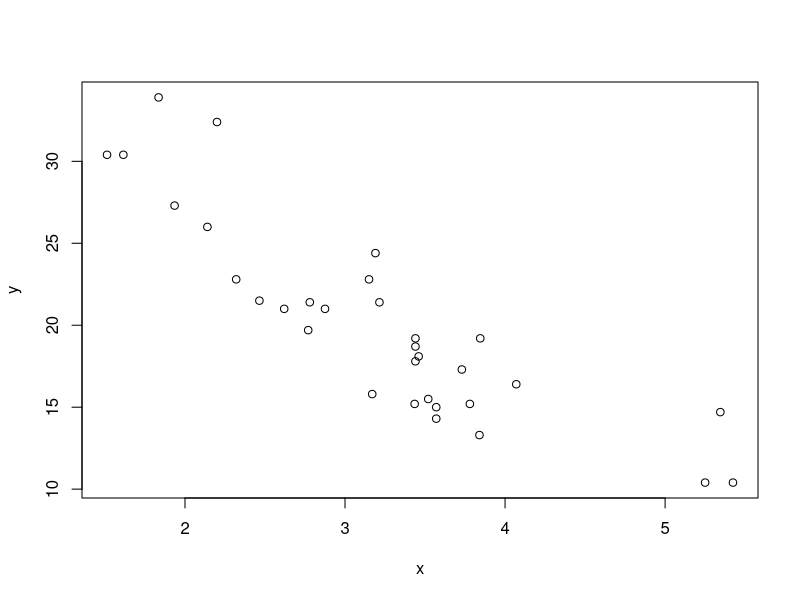
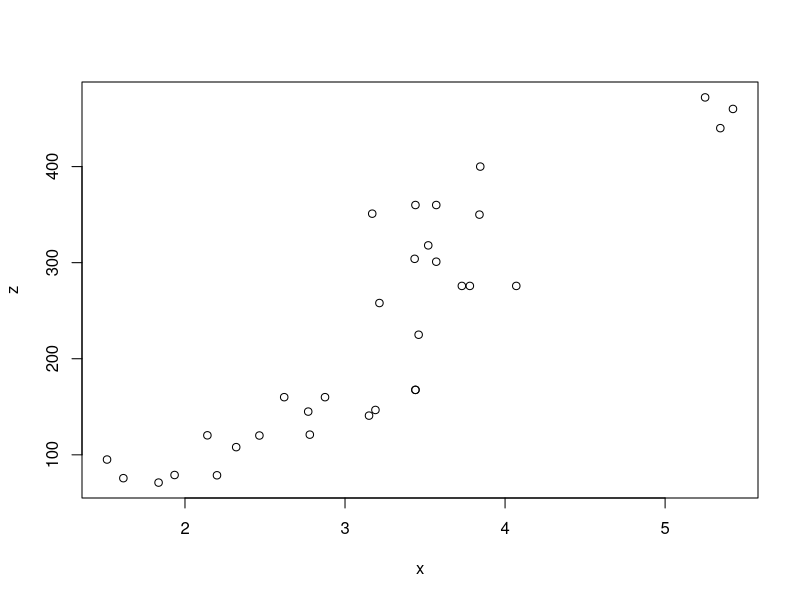
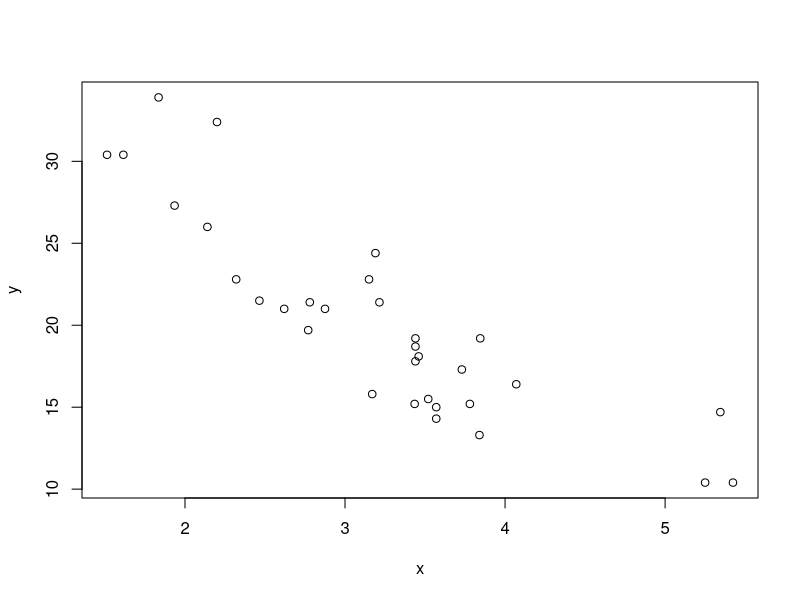
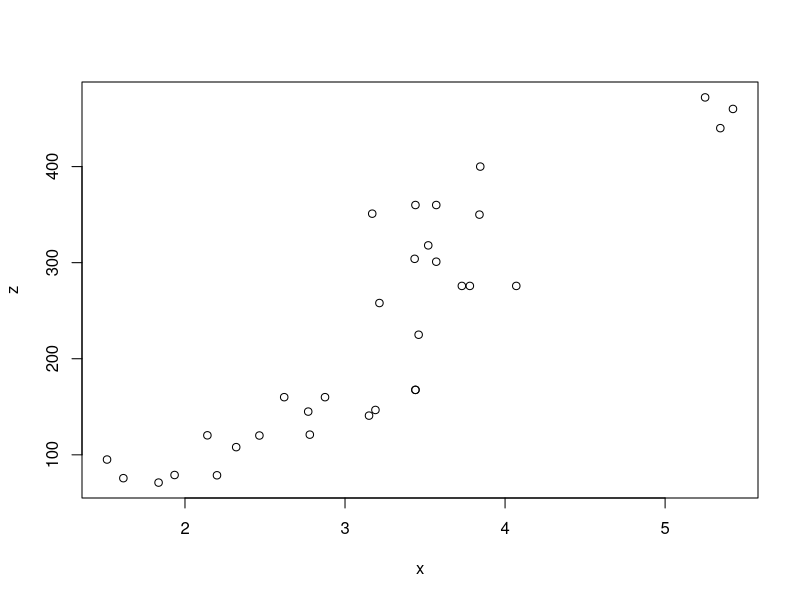

These charts were generated, in order, by the following R code:
## ---- chunk 1
#| echo: false
#| lightbox: false
#| layout-ncol: 2

data("mtcars")

x <- mtcars$wt          
y <- mtcars$mpg 
z <- mtcars$disp

plot(x, y)         
plot(x, z) 
## ---- chunk 2
#| echo: fenced
#| lightbox:
#|   group: nom_groupe

# programme R 

## ---- chunk 3
#| echo: false
#| layout-ncol: 2
#| lightbox: 
#|   group: "scatter plot"

data("mtcars")

x <- mtcars$wt          
y <- mtcars$mpg 
z <- mtcars$disp

plot(x, y)         
plot(x, z) 
